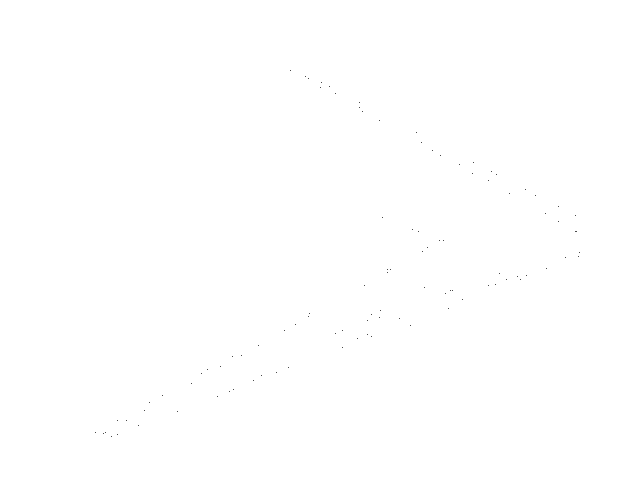
Frame 1 (no input)
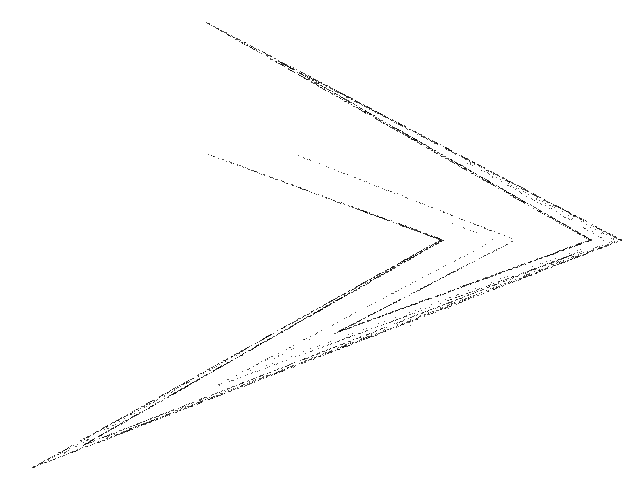
Frame 60 (the mouse pressed at the canvas centre just before this capture)
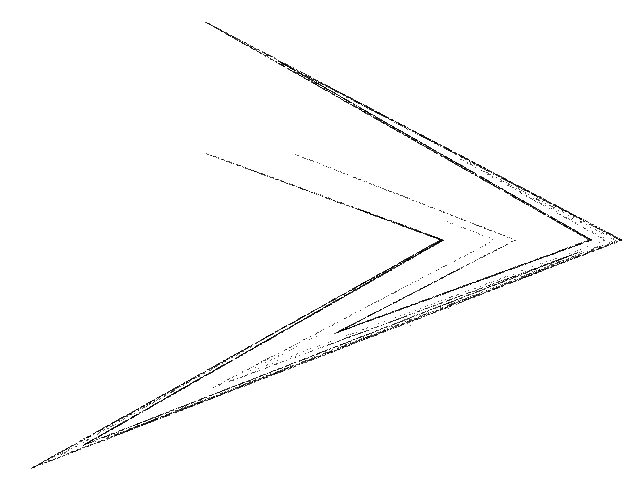
Frame 120 (the mouse held since frame 60 and released just before this capture)

The Processing sketch that drew these frames (run headless with seeded random() and noise(); from frame 60 on, the mouse is pressed at the canvas centre):

// Processing sketch: Lozi
// ── Lozi.pde
// Lozi chaotic map //

  float x = 0.5;
  float y = 0.5;
  float a = 1.7;
  float b = 0.5;


void setup() {
  
  size(640, 480);
  background(255);
  
}

void draw() {
  
  for (int i=0;i<100;i++) {
    
    float nx = x;
    float ny = y;
        
    x = 1 - a * abs(nx) + b * ny;
    y = nx;
  
    point(320+(225*x), 240+(170*y));
        
  }

}
